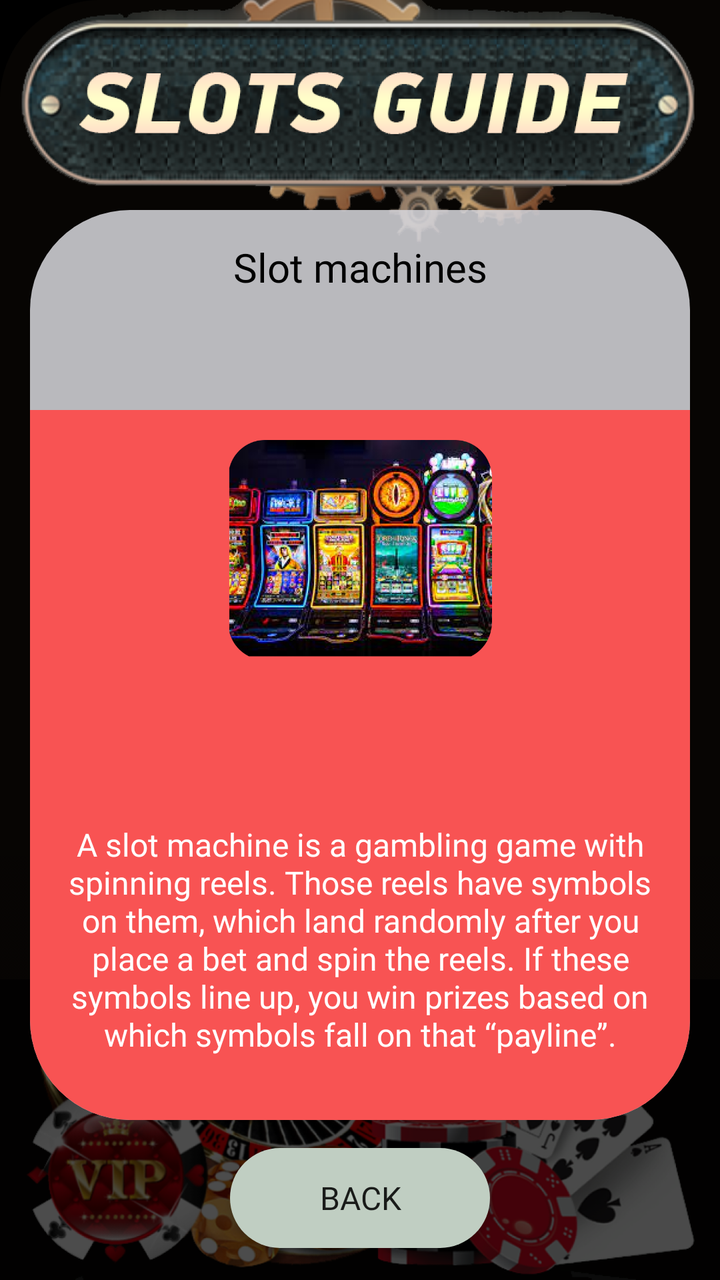
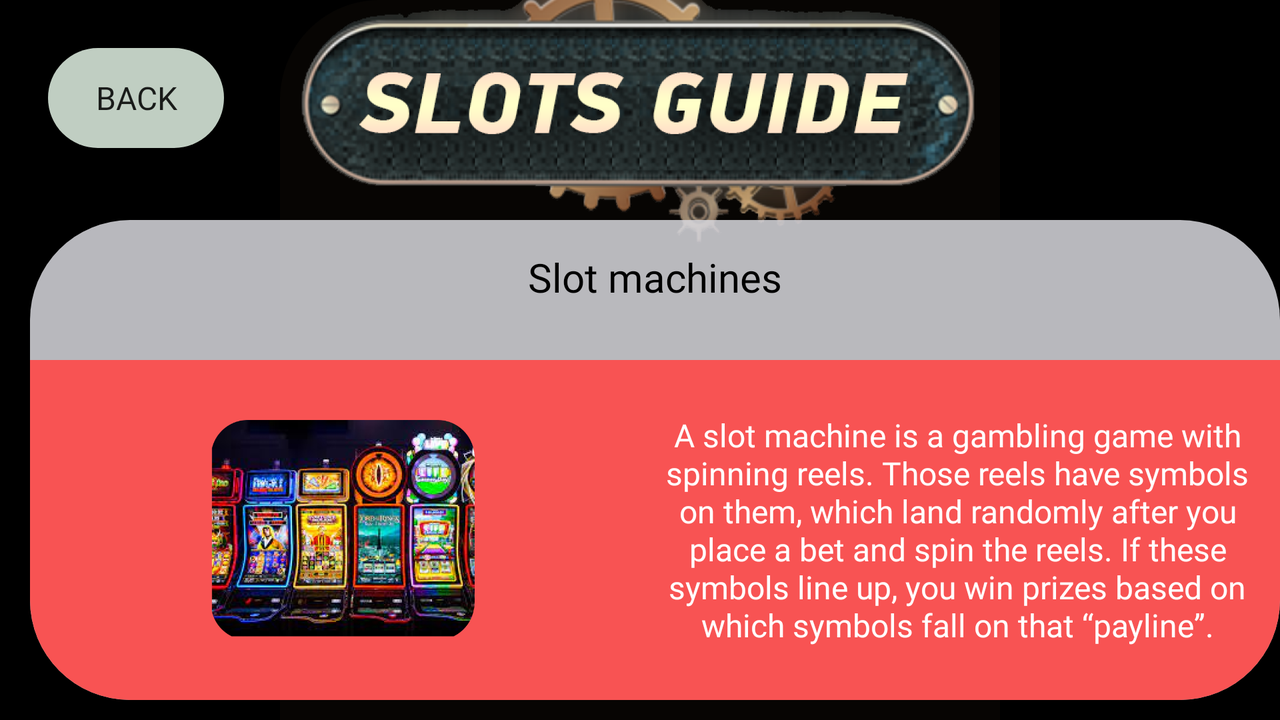

Compare how this app lays out the same screen by default and in its alternative resource folder. The renders come first, then the two layout files and the values they reference.
<!-- AndroidManifest.xml: application theme Theme.SlotsGuide -->
<!-- res/layout/activity_info1.xml -->
<?xml version="1.0" encoding="utf-8"?>
<androidx.constraintlayout.widget.ConstraintLayout xmlns:android="http://schemas.android.com/apk/res/android"
    xmlns:app="http://schemas.android.com/apk/res-auto"
    xmlns:tools="http://schemas.android.com/tools"
    android:layout_width="match_parent"
    android:layout_height="match_parent"
    android:background="@color/black"
    tools:context=".InfoActivity1">

    <ImageView
        android:id="@+id/imageView4"
        android:layout_width="wrap_content"
        android:layout_height="wrap_content"
        android:scaleType="fitStart"
        app:layout_constraintEnd_toEndOf="parent"
        app:layout_constraintStart_toStartOf="parent"
        app:layout_constraintTop_toTopOf="parent"
        app:srcCompat="@drawable/back2" />

    <ImageView
        android:id="@+id/imageView3"
        android:layout_width="wrap_content"
        android:layout_height="wrap_content"
        android:scaleType="fitEnd"
        app:layout_constraintBottom_toBottomOf="parent"
        app:layout_constraintEnd_toEndOf="parent"
        app:layout_constraintStart_toStartOf="parent"
        app:srcCompat="@drawable/back3" />

    <TextView
        android:id="@+id/textView4"
        android:layout_width="0dp"
        android:layout_height="0dp"
        android:layout_marginStart="15dp"
        android:layout_marginTop="100dp"
        android:layout_marginEnd="15dp"
        android:layout_marginBottom="80dp"
        android:background="@drawable/backgraund_text_main"
        android:fontFamily="@font/optima_b"
        android:gravity="center|top"
        android:paddingTop="15dp"
        android:text="Slot machines"
        android:textColor="@color/black"
        android:textSize="20dp"
        app:layout_constraintBottom_toBottomOf="@+id/imageView4"
        app:layout_constraintEnd_toEndOf="@+id/imageView3"
        app:layout_constraintStart_toStartOf="@+id/imageView3"
        app:layout_constraintTop_toTopOf="@+id/imageView3" />

    <Button
        android:id="@+id/button10"
        android:layout_width="0dp"
        android:layout_height="50dp"
        android:layout_marginStart="100dp"
        android:layout_marginEnd="100dp"
        android:layout_marginBottom="16dp"
        android:background="@drawable/button_back"
        android:fontFamily="@font/optima_b"
        android:text="    Back    "
        android:textSize="16dp"
        app:layout_constraintBottom_toBottomOf="parent"
        app:layout_constraintEnd_toEndOf="@+id/textView4"
        app:layout_constraintStart_toStartOf="@+id/textView4" />

    <androidx.constraintlayout.widget.ConstraintLayout
        android:layout_width="0dp"
        android:layout_height="0dp"
        android:layout_marginTop="100dp"
        android:background="@drawable/text_backgraund_info1"
        app:layout_constraintBottom_toBottomOf="@+id/textView4"
        app:layout_constraintEnd_toEndOf="@+id/textView4"
        app:layout_constraintHorizontal_bias="1.0"
        app:layout_constraintStart_toStartOf="@+id/textView4"
        app:layout_constraintTop_toTopOf="@+id/textView4"
        app:layout_constraintVertical_bias="0.0">

        <ImageView
            android:id="@+id/imageView"
            android:layout_width="200dp"
            android:layout_height="110dp"
            android:layout_marginTop="15dp"
            app:layout_constraintEnd_toEndOf="parent"
            app:layout_constraintStart_toStartOf="parent"
            app:layout_constraintTop_toTopOf="parent"
            app:srcCompat="@drawable/info_image" />

        <TextView
            android:id="@+id/textView5"
            android:layout_width="0dp"
            android:layout_height="wrap_content"
            android:layout_marginStart="10dp"
            android:layout_marginEnd="10dp"
            android:layout_marginBottom="32dp"
            android:fontFamily="@font/optima_b"
            android:gravity="center"
            android:text="A slot machine is a gambling game with spinning reels. Those reels have symbols on them, which land randomly after you place a bet and spin the reels. If these symbols line up, you win prizes based on which symbols fall on that “payline”."
            android:textColor="@color/white"
            android:textSize="16sp"
            app:layout_constraintBottom_toBottomOf="parent"
            app:layout_constraintEnd_toEndOf="parent"
            app:layout_constraintStart_toStartOf="parent" />

    </androidx.constraintlayout.widget.ConstraintLayout>

</androidx.constraintlayout.widget.ConstraintLayout>
<!-- resources referenced by this layout -->
<resources>
  <!-- drawable back2: png bitmap (drawable, 290329 bytes) -->
  <!-- drawable back3: png bitmap (drawable, 603256 bytes) -->
  <!-- drawable backgraund_text_main (drawable) -->
  <?xml version="1.0" encoding="utf-8"?>
  <shape xmlns:android="http://schemas.android.com/apk/res/android">
  
      <solid android:color="#D9D9D9DE"/>
      <corners android:radius="50dp"/>
  </shape>
  <!-- drawable button_back (drawable) -->
  <?xml version="1.0" encoding="utf-8"?>
  <shape xmlns:android="http://schemas.android.com/apk/res/android">
  
      <solid android:color="#C0CEC2"/>
      <corners android:radius="50dp"/>
  
  </shape>
  <!-- drawable info_image: png bitmap (drawable, 329881 bytes) -->
  <!-- drawable text_backgraund_info1 (drawable) -->
  <?xml version="1.0" encoding="utf-8"?>
  <shape xmlns:android="http://schemas.android.com/apk/res/android">
  
      <solid android:color="#F85353"/>
      <corners android:bottomRightRadius="50dp" android:bottomLeftRadius="50dp"/>
  </shape>
  <style name="Theme.SlotsGuide" parent="Theme.AppCompat.DayNight.NoActionBar">
          
          <item name="colorPrimary">@color/purple_500</item>
          <item name="colorPrimaryVariant">@color/purple_700</item>
          <item name="colorOnPrimary">@color/white</item>
          
          <item name="colorSecondary">@color/teal_200</item>
          <item name="colorSecondaryVariant">@color/teal_700</item>
          <item name="colorOnSecondary">@color/black</item>
          
          <item name="android:statusBarColor" tools:targetApi="l">?attr/colorPrimaryVariant</item>
          
      </style>
</resources>
<!-- res/layout-land/activity_info1.xml (the repository's variant of the layout above) -->
<!-- drawn on the phone turned sideways -->
<?xml version="1.0" encoding="utf-8"?>
<androidx.constraintlayout.widget.ConstraintLayout xmlns:android="http://schemas.android.com/apk/res/android"
    xmlns:app="http://schemas.android.com/apk/res-auto"
    xmlns:tools="http://schemas.android.com/tools"
    android:layout_width="match_parent"
    android:layout_height="match_parent"
    android:background="@color/black"
    tools:context=".InfoActivity1">

    <ImageView
        android:id="@+id/imageView2"
        android:layout_width="0dp"
        android:layout_height="0dp"
        app:layout_constraintBottom_toBottomOf="parent"
        app:layout_constraintEnd_toEndOf="parent"
        app:layout_constraintStart_toStartOf="parent"
        app:layout_constraintTop_toTopOf="parent"
        app:srcCompat="@drawable/back_land" />

    <TextView
        android:id="@+id/textView4"
        android:layout_width="0dp"
        android:layout_height="0dp"
        android:layout_marginStart="15dp"
        android:layout_marginTop="110dp"
        android:layout_marginBottom="10dp"
        android:background="@drawable/backgraund_text_main"
        android:fontFamily="@font/optima_b"
        android:gravity="center|top"
        android:paddingTop="15dp"
        android:text="Slot machines"
        android:textColor="@color/black"
        android:textSize="20dp"
        app:layout_constraintBottom_toBottomOf="parent"
        app:layout_constraintEnd_toEndOf="parent"
        app:layout_constraintStart_toStartOf="parent"
        app:layout_constraintTop_toTopOf="parent" />

    <Button
        android:id="@+id/button10"
        android:layout_width="0dp"
        android:layout_height="50dp"
        android:layout_marginStart="24dp"
        android:layout_marginTop="24dp"
        android:background="@drawable/button_back"
        android:fontFamily="@font/optima_b"
        android:text="    Back    "
        android:textSize="16dp"
        app:layout_constraintStart_toStartOf="parent"
        app:layout_constraintTop_toTopOf="parent" />

    <androidx.constraintlayout.widget.ConstraintLayout
        android:layout_width="0dp"
        android:layout_height="0dp"
        android:layout_marginTop="70dp"
        android:background="@drawable/text_backgraund_info1"
        app:layout_constraintBottom_toBottomOf="@+id/textView4"
        app:layout_constraintEnd_toEndOf="@+id/textView4"
        app:layout_constraintStart_toStartOf="@+id/textView4"
        app:layout_constraintTop_toTopOf="@+id/textView4">

        <ImageView
            android:id="@+id/imageView"
            android:layout_width="200dp"
            android:layout_height="110dp"
            app:layout_constraintBottom_toBottomOf="parent"
            app:layout_constraintEnd_toStartOf="@+id/textView7"
            app:layout_constraintStart_toStartOf="parent"
            app:layout_constraintTop_toTopOf="parent"
            app:srcCompat="@drawable/info_image" />

        <TextView
            android:id="@+id/textView5"
            android:layout_width="0dp"
            android:layout_height="wrap_content"
            android:layout_marginTop="8dp"
            android:layout_marginEnd="10dp"
            android:layout_marginBottom="8dp"
            android:fontFamily="@font/optima_b"
            android:gravity="center"
            android:text="A slot machine is a gambling game with spinning reels. Those reels have symbols on them, which land randomly after you place a bet and spin the reels. If these symbols line up, you win prizes based on which symbols fall on that “payline”."
            android:textColor="@color/white"
            android:textSize="16sp"
            app:layout_constraintBottom_toBottomOf="parent"
            app:layout_constraintEnd_toEndOf="parent"
            app:layout_constraintStart_toEndOf="@+id/textView7"
            app:layout_constraintTop_toTopOf="parent" />

        <TextView
            android:id="@+id/textView7"
            android:layout_width="wrap_content"
            android:layout_height="0dp"
            app:layout_constraintBottom_toBottomOf="parent"
            app:layout_constraintEnd_toEndOf="parent"
            app:layout_constraintStart_toStartOf="parent"
            app:layout_constraintTop_toTopOf="parent" />

    </androidx.constraintlayout.widget.ConstraintLayout>

</androidx.constraintlayout.widget.ConstraintLayout>
<!-- resources referenced by the variant -->
<!-- as the phone turned sideways resolves them -->
<resources>
  <!-- drawable back_land: png bitmap (drawable, 287849 bytes) -->
  <!-- drawable backgraund_text_main (drawable) -->
  <?xml version="1.0" encoding="utf-8"?>
  <shape xmlns:android="http://schemas.android.com/apk/res/android">
  
      <solid android:color="#D9D9D9DE"/>
      <corners android:radius="50dp"/>
  </shape>
  <!-- drawable button_back (drawable) -->
  <?xml version="1.0" encoding="utf-8"?>
  <shape xmlns:android="http://schemas.android.com/apk/res/android">
  
      <solid android:color="#C0CEC2"/>
      <corners android:radius="50dp"/>
  
  </shape>
  <!-- drawable info_image: png bitmap (drawable, 329881 bytes) -->
  <!-- drawable text_backgraund_info1 (drawable) -->
  <?xml version="1.0" encoding="utf-8"?>
  <shape xmlns:android="http://schemas.android.com/apk/res/android">
  
      <solid android:color="#F85353"/>
      <corners android:bottomRightRadius="50dp" android:bottomLeftRadius="50dp"/>
  </shape>
  <style name="Theme.SlotsGuide" parent="Theme.AppCompat.DayNight.NoActionBar">
          
          <item name="colorPrimary">@color/purple_500</item>
          <item name="colorPrimaryVariant">@color/purple_700</item>
          <item name="colorOnPrimary">@color/white</item>
          
          <item name="colorSecondary">@color/teal_200</item>
          <item name="colorSecondaryVariant">@color/teal_700</item>
          <item name="colorOnSecondary">@color/black</item>
          
          <item name="android:statusBarColor" tools:targetApi="l">?attr/colorPrimaryVariant</item>
          
      </style>
</resources>
